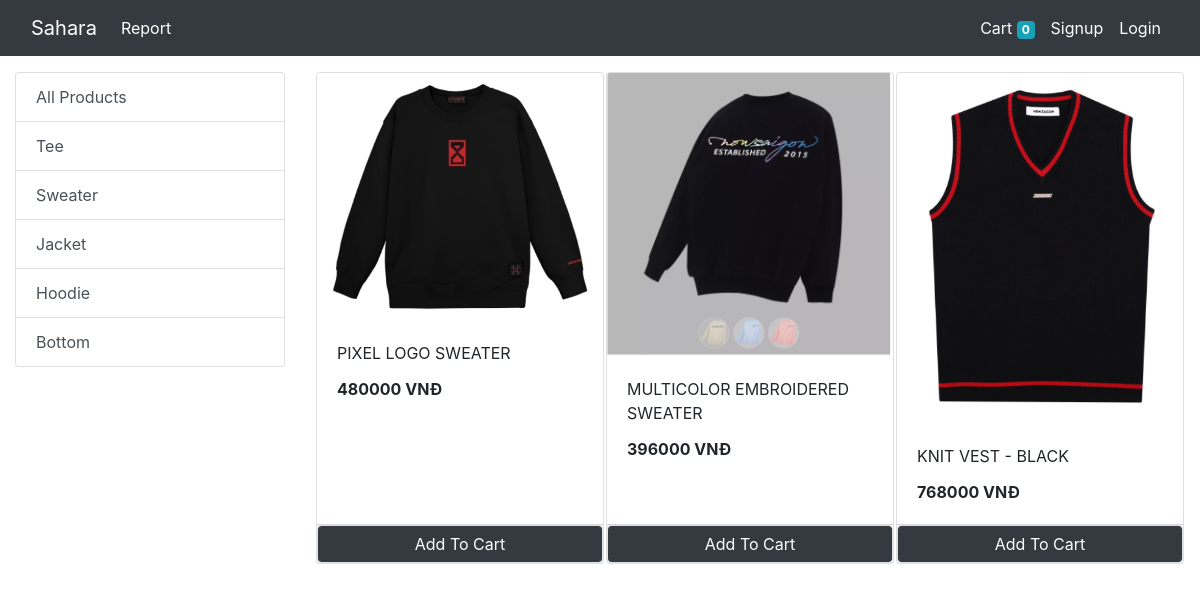
The app's page /?category=2 with its own data.
### store/models/category.py (models this page shows, shortened)
class Category(models.Model):
    name = models.CharField(max_length=20)
    @staticmethod
    def get_all_categories():
        return Category.objects.all()

### store/models/product.py (models this page shows, shortened)
@total_ordering
class Product(models.Model):
    name = models.CharField(max_length=50)
    price = models.IntegerField(default=0)
    category = models.ForeignKey(Category, on_delete=models.CASCADE, default=1)
    description = models.CharField(max_length=200, default='', null=True, blank=True)
    image = models.ImageField(upload_to='uploads/products/')
    @staticmethod
    def get_all_products_by_categoryid(category_id):
        if category_id:
            return Product.objects.filter(category=category_id)
        else:
            return Product.get_all_products()

### store/views/home.py (the view, shortened to what this page needs)
# urls.py: path('', Index.as_view(), name='homepage'),
class Index(View):
    def get(self, request):
        cart = request.session.get('cart')
        if not cart:
            request.session['cart'] = {}
        products = None
        categories = Category.get_all_categories()
        categoryID = request.GET.get('category')
        if categoryID:
            products = Product.get_all_products_by_categoryid(categoryID)
        else:
            products = Product.get_all_products()
        data = {}
        data['products'] = products
        data['categories'] = categories
        return render(request, 'index.html', data)

### store/templatetags/cart.py (called while the page is built)
@register.filter(name='is_in_cart')
def is_in_cart(product, cart):
    keys = cart.keys()
    for id in keys:
        if int(id) == product.id:
            return True
    return False;

### store/templatetags/custom_filter.py (called while the page is built)
@register.filter(name='currency')
def currency(number):
    return str(number) + " VNĐ"

### store/templates/index.html (shortened to what this page needs)
{% extends 'base.html' %}
{% block content %}
{% load cart %}
{% load custom_filter %}
<div class="container-fluid mt-3">
  <div class = "row">
    <div class = "col-lg-3 mx-auto">
      <div class="list-group">
        <a href="/" class="list-group-item list-group-item-action">All Products</a>
        {% for category in categories %}
        <a href="/?category={{category.id}}" class="list-group-item list-group-item-action">{{category.name}}</a>
        {% endfor %}
      </div>
    </div>
    <div id = 'products' class = "col-lg-9 mx-auto">
      <div class="row mx-auto">
        {% for product in products %}
      <div class="card mx-auto mb-3" id={{product.id}}} style="width: 18rem;">
        <img class="card-img-top" src="{{product.image.url}}" alt="Card image cap">
        <div class="card-body">
          <p class="card-title">{{product.name}}</p>
          <p class="card-text"><b>{{product.price|currency}}</b></p>
        </div>
        <div class="card-footer p-0 no-gutters">
          {% if product|is_in_cart:request.session.cart %}
          <div class="row no-gutters">
            <form action="/#{{product.id}}" class="col-2" method="post">
              {% csrf_token %}
              <input hidden type="text" name="product" value="{{product.id}}">
              <input hidden type="text" name="remove" value="True">
              <input type="submit" value=" - " class="btn btn-block btn-secondary">
            </form>
            <div class="text-center col">{{product|cart_quantity:request.session.cart}} in Cart</div>
            <form action="/#{{product.id}}" class="col-2" method="post">
              {% csrf_token %}
              <input hidden type="text" name="product" value="{{product.id}}">
              <input type="submit" value=" + " class="btn btn-block btn-secondary">
            </form>
          </div>
          {% else %}
          <form action="/#{{product.id}}" method="POST" class="btn-block">
            <input type="submit" class="float-right btn btn-dark border form-control" value="Add To Cart">
          </form>
          {% endif %}
        </div>
      </div>
      {% endfor %}
      </div>
    </div>
  </div>
</div>
{% endblock %}

### records on screen
Category: name "Tee"
Category: name "Sweater"
Category: name "Jacket"
Category: name "Hoodie"
Category: name "Bottom"
Product: image (picture), name "PIXEL LOGO SWEATER", price "480000 VNĐ"
Product: image (picture), name "MULTICOLOR EMBROIDERED SWEATER", price "396000 VNĐ"
Product: image (picture), name "KNIT VEST - BLACK", price "768000 VNĐ"

### other values on screen
{{ request.session.cart.keys|length }} "0"
